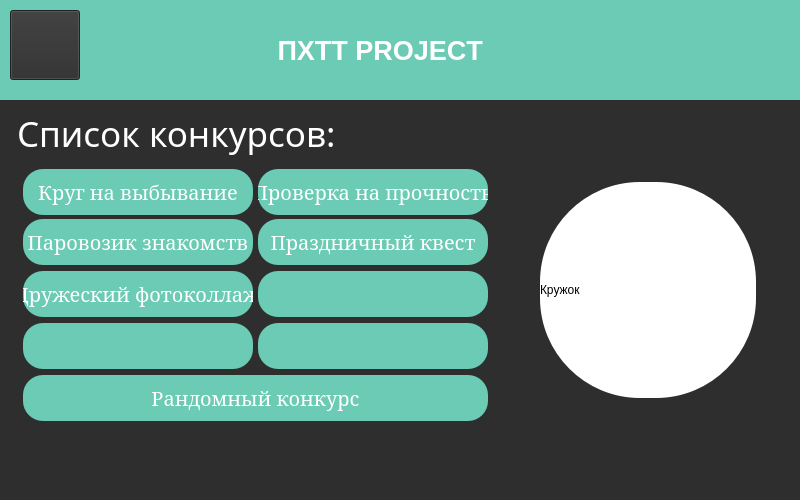
<?xml version="1.0" encoding="UTF-8"?>
<ui version="4.0">
 <class>MainWindow</class>
 <widget class="QMainWindow" name="MainWindow">
  <property name="geometry">
   <rect>
    <x>0</x>
    <y>0</y>
    <width>800</width>
    <height>500</height>
   </rect>
  </property>
  <property name="font">
   <font>
    <family>Segoe Print</family>
   </font>
  </property>
  <property name="windowTitle">
   <string>MainWindow</string>
  </property>
  <property name="styleSheet">
   <string notr="true">background-color: rgb(46, 46, 46);</string>
  </property>
  <widget class="QWidget" name="centralwidget">
   <widget class="QLabel" name="lbl1">
    <property name="geometry">
     <rect>
      <x>0</x>
      <y>0</y>
      <width>800</width>
      <height>100</height>
     </rect>
    </property>
    <property name="font">
     <font>
      <pointsize>20</pointsize>
      <weight>75</weight>
      <bold>true</bold>
     </font>
    </property>
    <property name="layoutDirection">
     <enum>Qt::LeftToRight</enum>
    </property>
    <property name="autoFillBackground">
     <bool>false</bool>
    </property>
    <property name="styleSheet">
     <string notr="true">background-color: rgb(107, 203, 180);
color: rgb(255, 255, 255);</string>
    </property>
    <property name="text">
     <string>                                     ПХТТ PROJECT</string>
    </property>
    <property name="textFormat">
     <enum>Qt::PlainText</enum>
    </property>
   </widget>
   <widget class="QLabel" name="label">
    <property name="geometry">
     <rect>
      <x>17</x>
      <y>108</y>
      <width>360</width>
      <height>51</height>
     </rect>
    </property>
    <property name="font">
     <font>
      <family>Segoe Script</family>
      <pointsize>26</pointsize>
      <weight>50</weight>
      <italic>false</italic>
      <bold>false</bold>
      <underline>false</underline>
     </font>
    </property>
    <property name="styleSheet">
     <string notr="true">background-color: rgba(0, 0, 0, 0);
color: rgb(255, 255, 255);</string>
    </property>
    <property name="text">
     <string>Список конкурсов:</string>
    </property>
   </widget>
   <widget class="QPushButton" name="btn1">
    <property name="geometry">
     <rect>
      <x>23</x>
      <y>169</y>
      <width>230</width>
      <height>46</height>
     </rect>
    </property>
    <property name="font">
     <font>
      <family>MS Serif</family>
      <pointsize>15</pointsize>
      <weight>50</weight>
      <bold>false</bold>
     </font>
    </property>
    <property name="styleSheet">
     <string notr="true">QPushButton {
	background-color: #6BCBB4;
	border-radius: 20;
	color: white }

QPushButton:pressed {
	background-color:	#5AA895; }</string>
    </property>
    <property name="text">
     <string>Круг на выбывание</string>
    </property>
   </widget>
   <widget class="QPushButton" name="btn2">
    <property name="geometry">
     <rect>
      <x>258</x>
      <y>169</y>
      <width>230</width>
      <height>46</height>
     </rect>
    </property>
    <property name="font">
     <font>
      <family>MS Serif</family>
      <pointsize>15</pointsize>
     </font>
    </property>
    <property name="styleSheet">
     <string notr="true">QPushButton {
	background-color: #6BCBB4;
	border-radius: 20;
	color: white }

QPushButton:pressed {
	background-color:	#5AA895; }</string>
    </property>
    <property name="text">
     <string>Проверка на прочность</string>
    </property>
   </widget>
   <widget class="QPushButton" name="btn3">
    <property name="geometry">
     <rect>
      <x>258</x>
      <y>219</y>
      <width>230</width>
      <height>46</height>
     </rect>
    </property>
    <property name="font">
     <font>
      <family>MS Serif</family>
      <pointsize>15</pointsize>
     </font>
    </property>
    <property name="styleSheet">
     <string notr="true">QPushButton {
	background-color: #6BCBB4;
	border-radius: 20;
	color: white }

QPushButton:pressed {
	background-color:	#5AA895; }</string>
    </property>
    <property name="text">
     <string>Праздничный квест</string>
    </property>
   </widget>
   <widget class="QPushButton" name="btn4">
    <property name="geometry">
     <rect>
      <x>23</x>
      <y>219</y>
      <width>230</width>
      <height>46</height>
     </rect>
    </property>
    <property name="font">
     <font>
      <family>MS Serif</family>
      <pointsize>15</pointsize>
     </font>
    </property>
    <property name="styleSheet">
     <string notr="true">QPushButton {
	background-color: #6BCBB4;
	border-radius: 20;
	color: white }

QPushButton:pressed {
	background-color:	#5AA895; }</string>
    </property>
    <property name="text">
     <string>Паровозик знакомств</string>
    </property>
   </widget>
   <widget class="QPushButton" name="btn5">
    <property name="geometry">
     <rect>
      <x>23</x>
      <y>271</y>
      <width>230</width>
      <height>46</height>
     </rect>
    </property>
    <property name="font">
     <font>
      <family>MS Serif</family>
      <pointsize>15</pointsize>
     </font>
    </property>
    <property name="styleSheet">
     <string notr="true">QPushButton {
	background-color: #6BCBB4;
	border-radius: 20;
	color: white }

QPushButton:pressed {
	background-color:	#5AA895; }</string>
    </property>
    <property name="text">
     <string>Дружеский фотоколлаж</string>
    </property>
   </widget>
   <widget class="QPushButton" name="btn6">
    <property name="geometry">
     <rect>
      <x>258</x>
      <y>271</y>
      <width>230</width>
      <height>46</height>
     </rect>
    </property>
    <property name="font">
     <font>
      <family>MS Serif</family>
      <pointsize>15</pointsize>
     </font>
    </property>
    <property name="styleSheet">
     <string notr="true">QPushButton {
	background-color: #6BCBB4;
	border-radius: 20;
	color: white }

QPushButton:pressed {
	background-color:	#5AA895; }</string>
    </property>
    <property name="text">
     <string/>
    </property>
   </widget>
   <widget class="QPushButton" name="btn7">
    <property name="geometry">
     <rect>
      <x>23</x>
      <y>323</y>
      <width>230</width>
      <height>46</height>
     </rect>
    </property>
    <property name="font">
     <font>
      <family>MS Serif</family>
      <pointsize>15</pointsize>
     </font>
    </property>
    <property name="styleSheet">
     <string notr="true">QPushButton {
	background-color: #6BCBB4;
	border-radius: 20;
	color: white }

QPushButton:pressed {
	background-color:	#5AA895; }</string>
    </property>
    <property name="text">
     <string/>
    </property>
   </widget>
   <widget class="QPushButton" name="btn8">
    <property name="geometry">
     <rect>
      <x>258</x>
      <y>323</y>
      <width>230</width>
      <height>46</height>
     </rect>
    </property>
    <property name="font">
     <font>
      <family>MS Serif</family>
      <pointsize>15</pointsize>
     </font>
    </property>
    <property name="styleSheet">
     <string notr="true">QPushButton {
	background-color: #6BCBB4;
	border-radius: 20;
	color: white }

QPushButton:pressed {
	background-color:	#5AA895; }</string>
    </property>
    <property name="text">
     <string/>
    </property>
   </widget>
   <widget class="QPushButton" name="btn9">
    <property name="geometry">
     <rect>
      <x>23</x>
      <y>375</y>
      <width>465</width>
      <height>46</height>
     </rect>
    </property>
    <property name="font">
     <font>
      <family>MS Serif</family>
      <pointsize>15</pointsize>
     </font>
    </property>
    <property name="styleSheet">
     <string notr="true">QPushButton {
	background-color: #6BCBB4;
	border-radius: 20;
	color: white }

QPushButton:pressed {
	background-color:	#5AA895; }</string>
    </property>
    <property name="text">
     <string>Рандомный конкурс</string>
    </property>
   </widget>
   <widget class="QLabel" name="label1">
    <property name="geometry">
     <rect>
      <x>540</x>
      <y>182</y>
      <width>216</width>
      <height>216</height>
     </rect>
    </property>
    <property name="styleSheet">
     <string notr="true">background-color: rgb(255, 255, 255);
border-radius: 100;</string>
    </property>
    <property name="text">
     <string>Кружок</string>
    </property>
   </widget>
   <widget class="QPushButton" name="menu">
    <property name="geometry">
     <rect>
      <x>10</x>
      <y>10</y>
      <width>70</width>
      <height>70</height>
     </rect>
    </property>
    <property name="cursor">
     <cursorShape>PointingHandCursor</cursorShape>
    </property>
    <property name="styleSheet">
     <string notr="true"/>
    </property>
    <property name="text">
     <string/>
    </property>
    <property name="icon">
     <iconset>
      <normaloff>../img/1.png</normaloff>../img/1.png</iconset>
    </property>
    <property name="iconSize">
     <size>
      <width>70</width>
      <height>70</height>
     </size>
    </property>
   </widget>
  </widget>
 </widget>
 <resources/>
 <connections/>
</ui>
